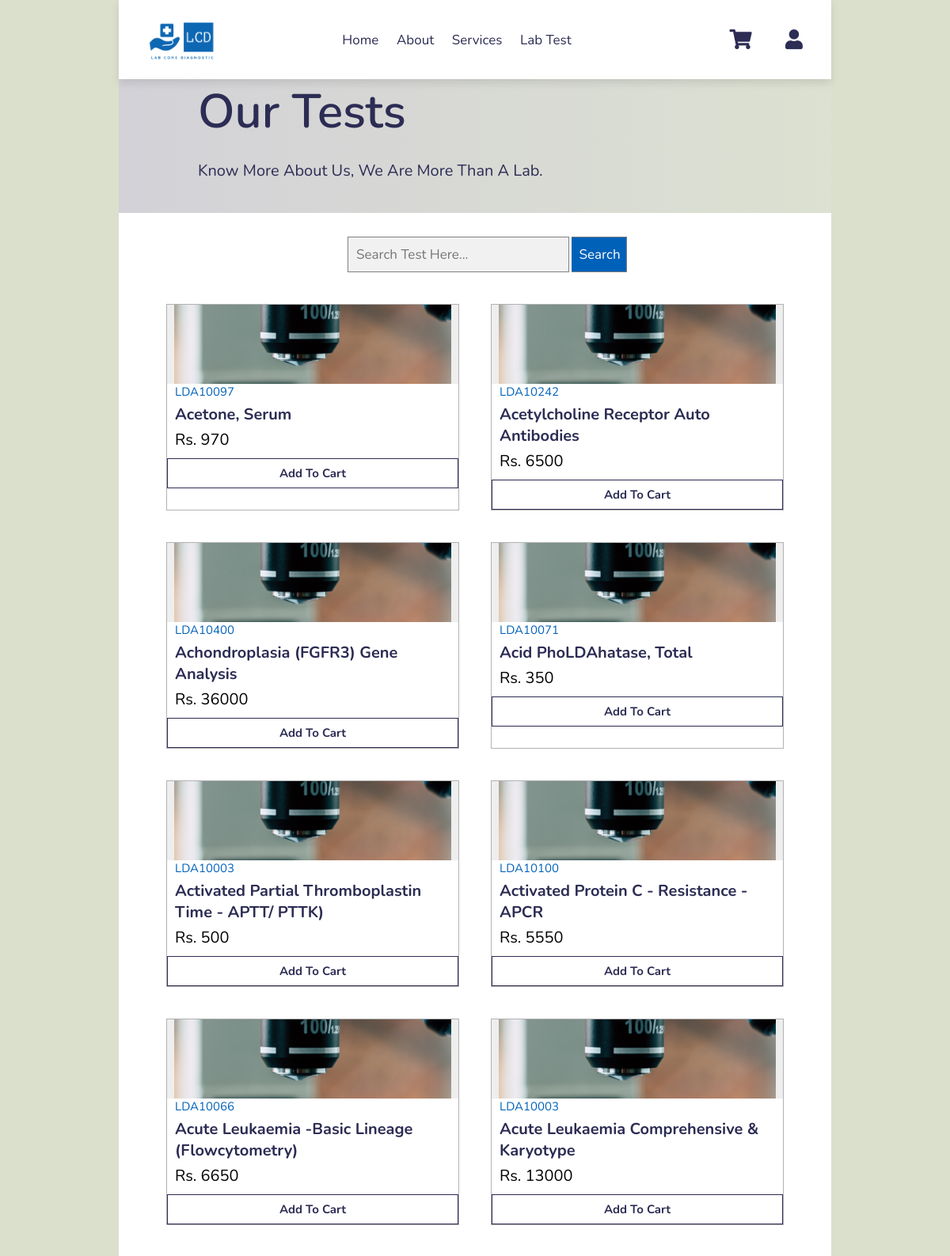
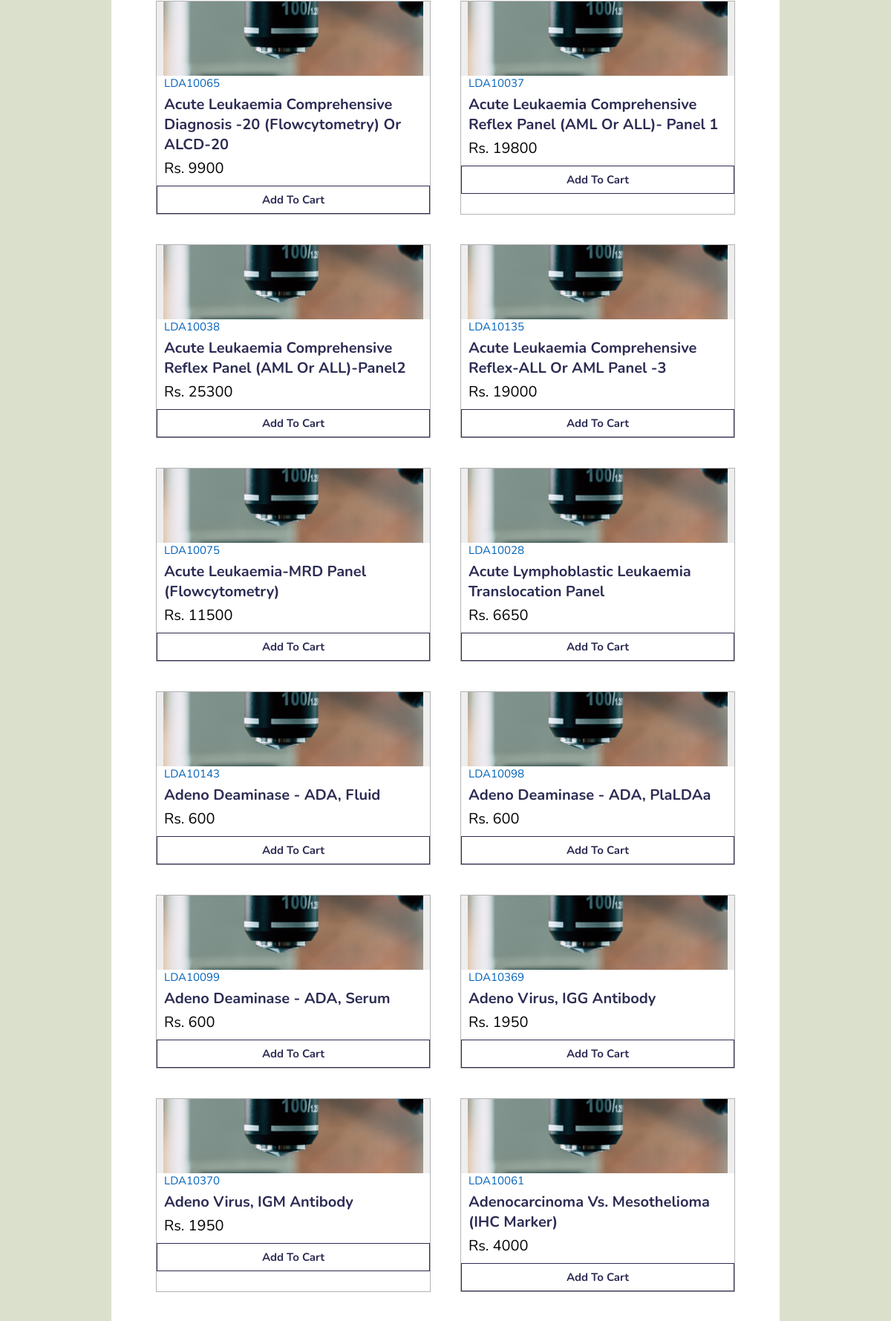
Page /lab-test/ (upper part) on the committed database (2 pictures, top to bottom).
### core/models.py (models this page shows, shortened)
class Item(models.Model):
    sid = models.CharField(max_length=10, null=True, blank=True)
    testname = models.CharField(max_length=1000, null=True, blank=True)
    testcode = models.CharField(max_length=1000, null=True, blank=True)
    price = models.CharField(max_length=256, null=True, blank=True)
    is_featured = models.BooleanField(default=False)

### core/views.py (the view)
# urls.py: path('lab-test/', products, name='products'),
def products(request):
    items = Item.objects.all()
    paginator = Paginator(items, 250)
    page_number = request.GET.get('page')
    page_obj = paginator.get_page(page_number)
    return render(request, 'product.html', {
        'items': items,
        'page_obj': page_obj
    })

### templates/product.html (shortened to what this page needs)
{% extends 'core/base.html' %}
{% load static %}
{% block body %}
    <section class="service-banner">
        <div class="service-banner-container">
            <h1>Our Tests</h1>
            <p>Know more about us, We are more than a Lab.</p>
        </div>
    </section>
    <section class="lab-search-box">
        <div class="lab-search-box-container">
            <form class="example" method="GET" action="{% url 'search' %}">
                <input type="text" placeholder="Search Test here..." aria-describedby="url" name="q">
                <button type="submit">Search</button>
             </form>
        </div>
        <div class="product-list-box">
            {% for i in page_obj %}
            <div class="product-list-container">
                <div class="product-image">
                    <img src="{% static 'images/service-1.jpg' %}" alt="">
                </div>
                <div class="product-info">
                    <small class="test-code">{{i.testcode}}</small>
                    <h3 class="product-title">
                        {{i.testname}}
                    </h3>
                    <div class="product-sub-info">
                        <div class="price">Rs. {{i.price}}</div>
                    </div>
                </div>
                <div class="product-button">
                    <form action="/add-to-cart">
                        <button type="submit" class="btn-product">Add to Cart</button>
                    </form>
                </div>
            </div>
            {% endfor %}
        </div>
    </section>
    {% endblock %}

### static_old/css/style2.css (style rules this page uses)
:root { --black:#2c2c54; --orange:rgb(0,97,185); }
* { font-family: 'Nunito', sans-serif; margin: 0; padding: 0; box-sizing: border-box; outline: none; border: none; text-decoration: none; text-transform: capitalize; transition: all .2s ease; }
html { font-size: 62.5%; overflow-x: hidden; scroll-padding-top: 6rem; scroll-behavior: smooth; }
section { padding: 2rem 0; }
.lab-search-box { padding: 3rem 0; background-color: #fff; }
.lab-search-box-container { width: 100%; padding: 0rem 10rem; position: relative; }
.product-list-box { display: flex; align-self: center; justify-content: center; flex-wrap: wrap; padding: 2rem 4rem; }
.product-list-container { flex: 1 1 300px; background: #fff; border: 1px solid rgba(0, 0, 0, 0.3); position: relative; overflow: hidden; margin: 20px; }
.product-list-container .product-image { background: #eee; text-align: center; }
.product-list-container .product-image img { height: 100px; width: 350px; object-fit: cover; }
.test-code { padding: 10px; font-size: 15px; color: var(--orange); }
.product-title { padding: 5px 10px; color: var(--black); font-size: 20px; }
.product-sub-info .price { font-size: 20px; padding: 0px 10px; color: #000; }
.btn-product { width: 100%; display: inline-block; margin-top: 1rem; border: 1px solid var(--black); font-weight: bolder; font-size: 1.5rem; color: var(--black); cursor: pointer; background: #fff; padding: .8rem 3rem; }
.service-banner { padding-top: 10rem; background-image: linear-gradient(to right, rgba(203, 195, 227, 0.5), rgba(230,230,250, 0.1)); }
.service-banner .service-banner-container { padding: 0 10rem; }
.service-banner .service-banner-container h1 { font-size: 6rem; color: var(--black); font-weight: 600; margin-bottom: 2rem; }
.service-banner .service-banner-container p { font-size: 2rem; font-weight: 400; color: var(--black); margin-bottom: 2rem; }

### templates/product.html (style rules this page uses)
form.example input[type="text"] { padding: 10px; font-size: 17px; border: 1px solid grey; width: 40%; margin-left: 27%; background: #f1f1f1; }
form.example button { width: 10%; padding: 10px; background-color: rgb(0,97,185); color: white; font-size: 17px; border: 1px solid grey; border-left: none; cursor: pointer; }

### rows in the picture
Item: testcode "LDA10097", testname "Acetone, Serum", price "970"
Item: testcode "LDA10242", testname "Acetylcholine Receptor Auto Antibodies", price "6500"
Item: testcode "LDA10400", testname "Achondroplasia (FGFR3) Gene Analysis", price "36000"
Item: testcode "LDA10071", testname "Acid PhoLDAhatase, Total", price "350"
Item: testcode "LDA10003", testname "Activated Partial Thromboplastin Time - APTT/ PTTK)", price "500"
Item: testcode "LDA10100", testname "Activated Protein C - Resistance - APCR", price "5550"
Item: testcode "LDA10066", testname "Acute Leukaemia -Basic Lineage (Flowcytometry)", price "6650"
Item: testcode "LDA10003", testname "Acute Leukaemia Comprehensive & Karyotype", price "13000"
Item: testcode "LDA10065", testname "Acute Leukaemia Comprehensive Diagnosis -20 (Flowcytometry) Or ALCD-20", price "9900"
Item: testcode "LDA10037", testname "Acute Leukaemia Comprehensive Reflex Panel (AML Or ALL)- Panel 1", price "19800"
Item: testcode "LDA10038", testname "Acute Leukaemia Comprehensive Reflex Panel (AML Or ALL)-Panel2", price "25300"
Item: testcode "LDA10135", testname "Acute Leukaemia Comprehensive Reflex-ALL Or AML Panel -3", price "19000"
Item: testcode "LDA10075", testname "Acute Leukaemia-MRD Panel (Flowcytometry)", price "11500"
Item: testcode "LDA10028", testname "Acute Lymphoblastic Leukaemia Translocation Panel", price "6650"
Item: testcode "LDA10143", testname "Adeno Deaminase - ADA, Fluid", price "600"
Item: testcode "LDA10098", testname "Adeno Deaminase - ADA, PlaLDAa", price "600"
Item: testcode "LDA10099", testname "Adeno Deaminase - ADA, Serum", price "600"
Item: testcode "LDA10369", testname "Adeno Virus, IGG Antibody", price "1950"
Item: testcode "LDA10370", testname "Adeno Virus, IGM Antibody", price "1950"
Item: testcode "LDA10061", testname "Adenocarcinoma Vs. Mesothelioma (IHC Marker)", price "4000"
